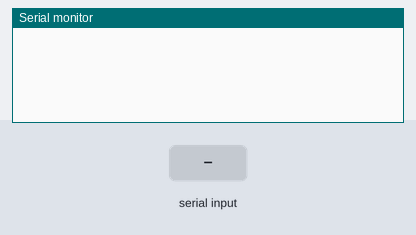
The sketch below on a simulated Arduino Uno, built with avr-gcc and run on an emulated ATmega328P. Parts: the last lines printed to the serial monitor. Inputs (shaded band) come from the test bench.

Above: at 1.2 s.
1.3 s: "90,45\n" received over Serial
At 3.2 s:
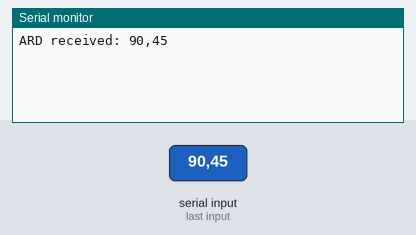
3.8 s: "5\n" received over Serial
At 6.0 s:
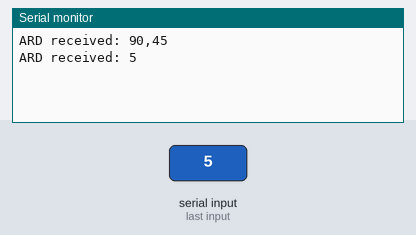
6.3 s: "1,90,45\n" received over Serial
At 8.3 s:
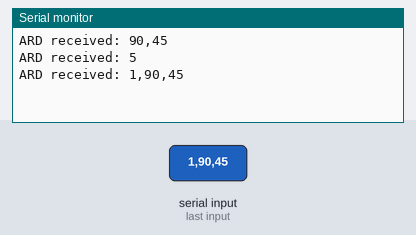

Measured:
- after the input at 1.3 s, the serial monitor: prints a new line after 1.0 s (image 1)
- after the input at 3.8 s, the serial monitor: prints a new line after 1.0 s (image 2)
- after the input at 6.3 s, the serial monitor: prints a new line after 1.0 s (image 3)

The sketch:

use_lib.ino
```cpp
#include <DuoServo.h>

const int pin_servo1 = 9;
const int pin_servo2 = 10;

int test = 300;
int real_position1 = -1;
int real_position2 = -1;
String myString;

DuoServo duoServo(pin_servo1, pin_servo2, real_position1, real_position2);

void setup() {
  Serial.begin(9600);
  //servoreset();
}

void loop() {
  if (Serial.available() > 0){
    myString = Serial.readString();
    Serial.print("ARD received:");
    Serial.print(" ");
    Serial.println(myString);
    delay(10);
  };

  String str_data = myString;
  int firstCommaIndex = str_data.indexOf(',');
  int secondCommaIndex = str_data.indexOf(',', firstCommaIndex+1);
  String Pos1 = str_data.substring(0, firstCommaIndex);
  String Pos2 = str_data.substring(firstCommaIndex+1, secondCommaIndex);
  String Pos3 = str_data.substring(secondCommaIndex+1);

  duoServo.servoPosition1(Pos1.toInt());
  duoServo.servoPosition2(Pos2.toInt());

}
```
